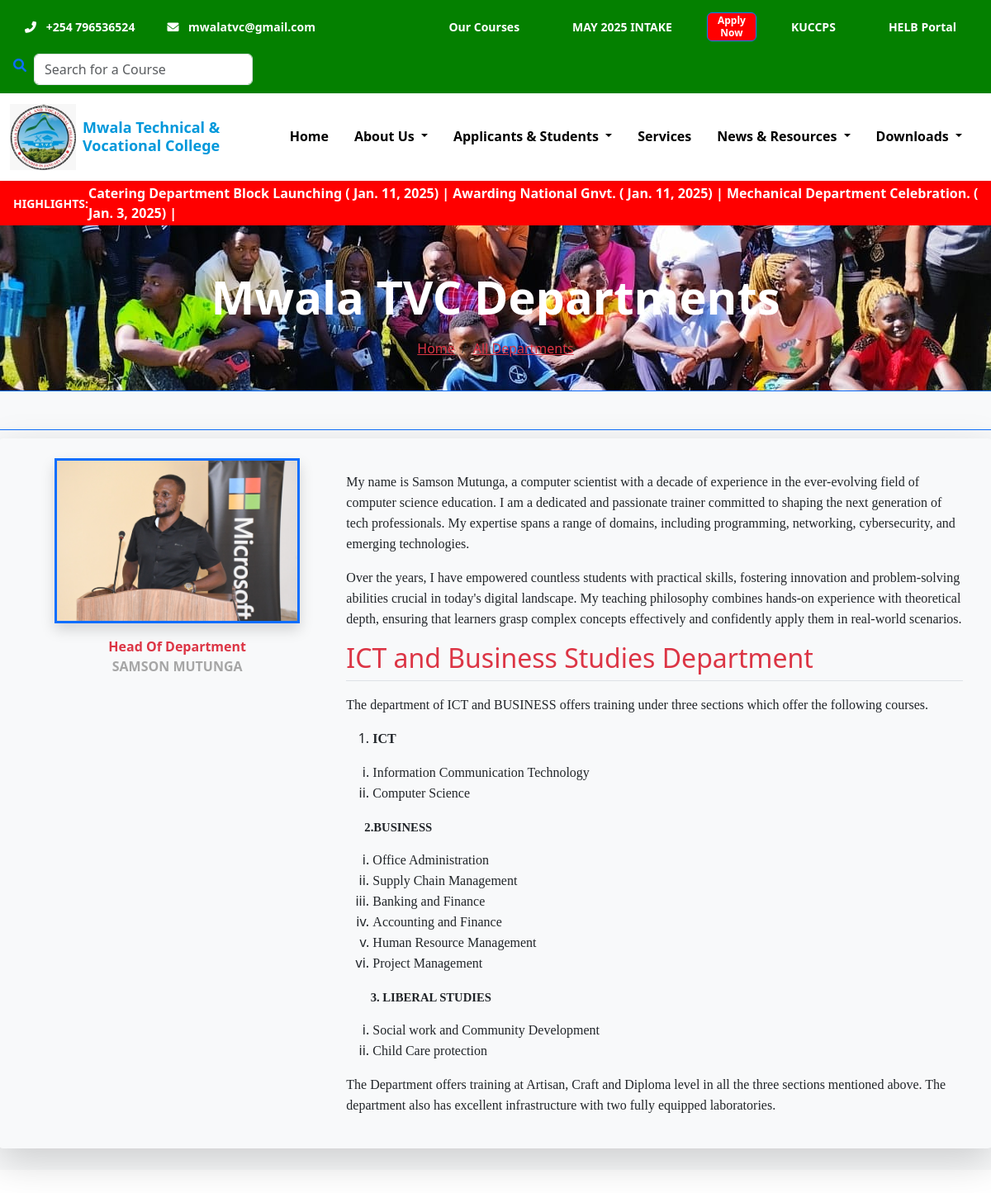
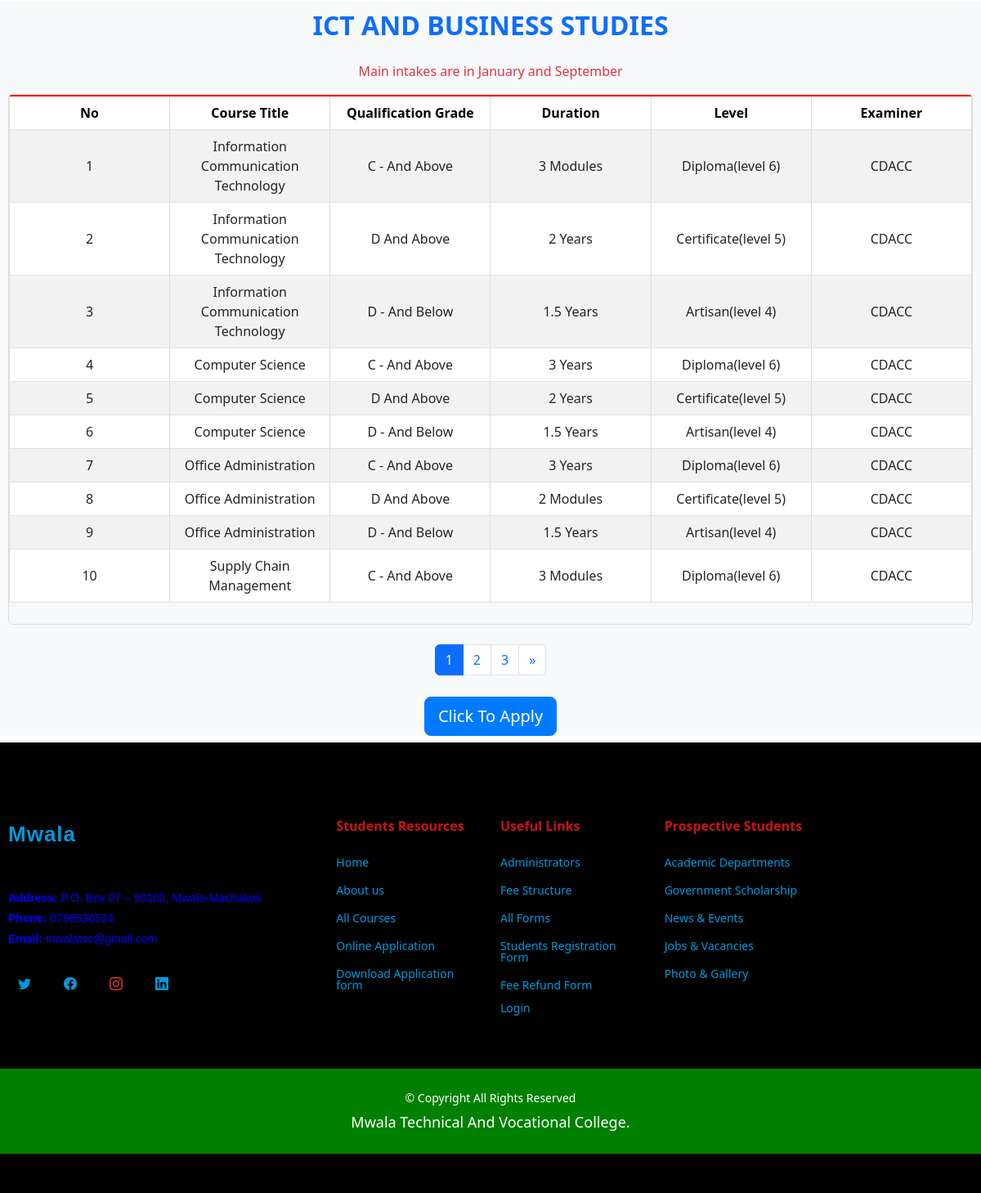
The page /departments/1/ on the database its author committed (2 pictures, top to bottom).
### mwala_app/models.py (models this page shows, shortened)
class News(models.Model):
    title = models.CharField(max_length=200)  # Title of the news
    description = RichTextUploadingField()  # Description of the news
    image = models.ImageField(upload_to='news/images/')  # Image file, stored in 'news/images/' directory
    video_attachment = models.FileField(upload_to='news/videos/', blank=True, null=True)  # Optional video attachment
    date = models.DateField()  # Date of the news

class Department(models.Model):
    id = models.AutoField(primary_key=True)  # Auto-incrementing primary key
    title = models.CharField(max_length=200)  # Department title
    image = models.ImageField(upload_to='department_images/', blank=True, null=True)  # Department image
    hod_image = models.ImageField(upload_to='hod_images/', blank=True, null=True)
    description =models.CharField(max_length=1200)  # Detailed description of the department
    hod_name = models.CharField(max_length=150)  # Head of Department's name
    hod_message =RichTextUploadingField()  # Message from the Head of Department
    hod_info =RichTextUploadingField(max_length=1200, blank=True, null=True)

class Course(models.Model):
    EXAMINATION_BODY_CHOICES = [
        ('KNEC', 'KNEC'),
        ('CDACC', 'CDACC'),
        ('KASNEB', 'KASNEB'),
    ]
    COURSE_LEVEL_CHOICES = [
        ('Diploma(level 6)', 'Diploma(level 6)'),
        ('Certificate(level 5)', 'Certificate(level 5)'),
        ('Artisan(level 4)', 'Artisan(level 4)'),
        ('Short Courses(level 3)', 'Short Courses(level 3)'),
        ('Accounting', 'Accounting'),
        ('NITA', 'NITA'),
    ]
    id = models.AutoField(primary_key=True)
    description =RichTextUploadingField()
    course_name = models.CharField(max_length=255)
    department = models.ForeignKey(Department, on_delete=models.CASCADE, related_name='courses')
    qualification = models.CharField(max_length=255)
    duration = models.CharField(max_length=100)
    examination_body = models.CharField(
        max_length=10,
        choices=EXAMINATION_BODY_CHOICES
    )
    course_level = models.CharField(
        max_length=200,
        choices=COURSE_LEVEL_CHOICES
    )

### mwala_app/views.py (the view)
# urls.py: path('departments/<int:department_id>/', views.department_details, name='department_details'),
def department_details(request, department_id):
    department = get_object_or_404(Department, id=department_id)
    courses = department.courses.all()
    paginator = Paginator(courses, 10)
    page_number = request.GET.get('page')
    page_courses = paginator.get_page(page_number)
    return render(request, 'departments/department_details.html', {
        'department': department,
        'courses': page_courses
    })

### templates/departments/department_details.html (shortened to what this page needs)
{% extends 'base.html' %}
{% load static %}
{% block content %}
    <section class="breadcrumb-section text-white d-flex align-items-center"
            style="background-image: url('{% static "assets/images/mwala_img3.jpg" %}'); height: 200px; backgroundsize: cover; background-position: center;">
        <div class="container">
            <div class="row justify-content-center">
                <div class="col-lg-8 text-center">
                    <div class="breadcrumb__text">
                        <h1 class="display-4 fw-bold mb-3">Mwala TVC Departments</h1>
                        <nav class="breadcrumb d-inline-flex bg-transparent p-0">
                            <a href="{% url 'mwala_app:index' %}" class="breadcrumb-item text-danger">Home</a>
                            <a href="{% url 'mwala_app:index' %}" class="breadcrumb-item text-danger"> All Departments</a>
                        </nav>
                    </div>
                </div>
            </div>
        </div>
    </section>
    <section class="principal-message py-3 bg-light border-top border-primary">
        <div class="container border-top border-primary">
            <div class="row shadow-lg rounded department-meassage p-4 d-flex align-items-start">
                <div class="col-md-4 text-center mb-4 mb-md-0">
                    {% if department.hod_image %}
                        <img src="{{ department.hod_image.url }}" class="img-fluid  border border-3 border-primary shadow" alt="{{ department.title }}">
                    {% else %}
                        <img src="{% static 'assets/images/default_img.jpeg' %}" class="img-fluid  border border-3 border-primary shadow" alt="{{ department.title }}">
                    {% endif %}
                    <p class="mt-3 fw-bold text-danger">
                       Head Of Department <br>
                        <span class="text-muted">{{ department.hod_name }}</span>
                    </p>
                </div>
                <div class="col-md-8">
                    <p class="text-justify ">
                        {{ department.hod_info|safe }}
                    </p>
                    <h2 class="text-danger border-bottom pb-2"> {{ department.title }} Department</h2>
                    <p class="text-justify ">
                        {{ department.hod_message|safe }}
                    </p>
                </div>
            </div>
        </div>
    </section>
    <section class="courses-table py-0 bg-light">
        <div class="container">
            <h2 class="text-center mb-4 text-primary">{{ department.title }}</h2>
            <p class="text-center text-danger text-bold">Main intakes are in January and September</p>
            <div class="table-responsive">
                <table class="table table-striped table-hover table-bordered align-middle" style="border-top: 2px solid red;">
                    <thead class="table text-center">
                        <tr>
                            <th scope="col">No</th>
                            <th scope="col">Course Title</th>
                            <th scope="col">Qualification Grade</th>
                            <th scope="col">Duration</th>
                            <th scope="col">Level</th>
                            <th scope="col">Examiner</th>
                        </tr>
                    </thead>
                    <tbody>
                        {% for course in courses %}
                        <tr>
                            <td>{{ forloop.counter }}</td>
                            <td>{{ course.course_name }}</td>
                            <td>{{ course.qualification }}</td>
                            <td>{{ course.duration }}</td>
                            <td>{{ course.course_level }}</td>
                            <td>{{ course.examination_body }}</td>
                        </tr>
                        {% empty %}
                        <tr>
                            <td colspan="6" class="text-center text-danger">No courses available for this department.</td>
                        </tr>
                        {% endfor %}
                    </tbody>
                </table>
            </div>
            <div class="d-flex justify-content-center mt-4">
                <nav aria-label="Page navigation">
                    <ul class="pagination">
                        {% for page_num in courses.paginator.page_range %}
                            <li class="page-item {% if courses.number == page_num %}active{% endif %}">
                                <a class="page-link" href="?page={{ page_num }}">{{ page_num }}</a>
                            </li>
                        {% endfor %}
                        {% if courses.has_next %}
                            <li class="page-item">
                                <a class="page-link" href="?page={{ courses.next_page_number }}" aria-label="Next">
                                    <span aria-hidden="true">&raquo;</span>
                                </a>
                            </li>
                        {% endif %}
                    </ul>
                </nav>
            </div>
        </div>
    </section>
    <section class="apply-section d-flex align-items-center justify-content-center vh-12 bg-light mb-2">
        <a href="{% url 'mwala_app:onlineApplication' %}" class="btn btn-primary btn-lg">Click To Apply</a>
    </section>
    <a href="https://wa.me/254796536524" class="whatsapp-icon" target="_blank">
    </a>
{% endblock %}

### templates/header.html (shortened to what this page needs)
{% load static %}
<header class="bg-light">
    <div class="main-nav d-flex justify-content-between align-items-center flex-wrap w-100">
        <div class="contact-info d-flex align-items-center">
            <a href="tel:+254712345678" class="text-white me-4">
                <i class="fas fa-phone-alt me-2"></i> +254 796536524
            </a>
            <a href="mailto:mwalatvc@gmail.com" class="text-white">
                <i class="fas fa-envelope me-2"></i> mwalatvc@gmail.com
            </a>
        </div>
        <nav class="nav-links">
            <a href="{% url 'mwala_app:allCourses' %}">Our Courses</a>
            <a href="{% url 'mwala_app:onlineApplication' %}">MAY 2025 INTAKE</a>
            <a href="{% url 'mwala_app:onlineApplication' %}" class="btn btn-danger move" style="font-size: 10px; color: white; background-color: red; text-align: center; margin:5px; font-size: 12px;">Apply Now</a>
            <a href="https://students.kuccps.net/login/">KUCCPS</a>
            <a href="https://portal.hef.co.ke/auth/signin" class="special-link">HELB Portal</a>
        </nav>
        <div class="nav-item-search d-flex align-items-center">
            <button id="searchToggle" class="btn btn-link p-0 me-2">
                <i class="fas fa-search"></i>
            </button>
            <form action="{% url 'mwala_app:allCourses' %}" method="get">
                <input type="text" name="q" id="searchInput" class="form-control search-input me-2" placeholder="Search for a Course" value="{{ query|default:'' }}">
            </form>
        </div>
    </div>
</header>
<header class="header sticky-top header-border">
    <nav class="navbar navbar-expand-lg navbar-light bg-white shadow-sm py-2">
        <div class="container-fluid">
            <a class="navbar-brand d-flex align-items-center text-decoration-none" href="{% url 'mwala_app:index' %}">
                <img src="{% static 'assets\images\mwala_logo.jpg' %}" alt="Mwala Logo" height="80px" width="80px" class="me-2">
                <span style="color: #0098DB; font-size: 18px; line-height: 1.2; font-weight: bold;">
                    Mwala Technical &<br>Vocational College
                </span>
            </a>
            <div class="collapse navbar-collapse" id="navbarNav">
                <ul class="navbar-nav ms-auto">
                    <li class="nav-item">
                        <a href="{% url 'mwala_app:index' %}" class="nav-link active">Home</a>
                    </li>
                    <li class="nav-item dropdown about position-static">
                        <a class="nav-link dropdown-toggle" href="#" id="aboutDropdown" role="button" data-bs-toggle="dropdown" aria-expanded="false">
                            About Us
                        </a>
                    </li>
                    <li class="nav-item dropdown applicant position-static">
                        <a class="nav-link dropdown-toggle" href="#" id="aboutDropdown" role="button" data-bs-toggle="dropdown" aria-expanded="false">
                            Applicants & Students
                        </a>
                    </li>
                    <li class="nav-item">
                        <a href="{% url 'mwala_app:mwalaServices' %}" class="nav-link active">Services</a>
                    </li>
                    <li class="nav-item dropdown resources position-static">
                        <a class="nav-link dropdown-toggle" href="#" id="aboutDropdown" role="button" data-bs-toggle="dropdown" aria-expanded="false">
                            News & Resources
                        </a>
                    </li>
                    <li class="nav-item dropdown download position-static">
                        <a class="nav-link dropdown-toggle" href="#" id="aboutDropdown" role="button" data-bs-toggle="dropdown" aria-expanded="false">
                            Downloads
                        </a>
                    </li>
                </ul>
            </div>
        </div>
    </nav>
</header>
<header>
    <div class="breaking-news">
        <span>HIGHLIGHTS:</span>
        <marquee behavior="scroll" direction="left" scrollamount="8">
            {% for news_item in breaking_news %}
               <a href="{% url 'mwala_app:newsEvents' %}" class="text-decoration-none text-white" >{{ news_item.title }} ( {{ news_item.date }}) |</a>
            {% endfor %}
        </marquee>
    </div>
</header>

### rows shown on the page
News: title "Catering Department Block Launching", date "Jan. 11, 2025"
News: title "Awarding National Gnvt.", date "Jan. 11, 2025"
News: title "Mechanical Department Celebration.", date "Jan. 3, 2025"
Department: hod_image (picture), hod_name "SAMSON MUTUNGA", hod_info "My name is Samson Mutunga, a computer scientist with a decade of experience in the ever-evolving field of computer science education. I am a dedicated and passionate trainer committed to shaping the next generation of tech professionals. My expertise spans a range of domains, including programming, networking, cybersecurity, and emerging technologies. Over the years, I have empowered countless students with practical skills, fostering innovation and problem-solving abilities crucial in today's digital landscape. My teaching philosophy combines hands-on experience with theoretical depth, ensuring that learners grasp complex concepts effectively and confidently apply them in real-world…", title "ICT and Business Studies", hod_message "The department of ICT and BUSINESS offers training under three sections which offer the following courses. ICT Information Communication Technology Computer Science 2.BUSINESS Office Administration Supply Chain Management Banking and Finance Accounting and Finance Human Resource Management Project Management 3. LIBERAL STUDIES Social work and Community Development Child Care protection The Department offers training at Artisan, Craft and Diploma level in all the three sections mentioned above. The department also has excellent infrastructure with two fully equipped laboratories.", title "ICT AND BUSINESS STUDIES"
Course: course_name "Information Communication Technology", qualification "C - And Above", duration "3 Modules", course_level "Diploma(level 6)", examination_body "CDACC"
Course: course_name "Information Communication Technology", qualification "D And Above", duration "2 Years", course_level "Certificate(level 5)", examination_body "CDACC"
Course: course_name "Information Communication Technology", qualification "D - And Below", duration "1.5 Years", course_level "Artisan(level 4)", examination_body "CDACC"
Course: course_name "Computer Science", qualification "C - And Above", duration "3 Years", course_level "Diploma(level 6)", examination_body "CDACC"
Course: course_name "Computer Science", qualification "D And Above", duration "2 Years", course_level "Certificate(level 5)", examination_body "CDACC"
Course: course_name "Computer Science", qualification "D - And Below", duration "1.5 Years", course_level "Artisan(level 4)", examination_body "CDACC"
Course: course_name "Office Administration", qualification "C - And Above", duration "3 Years", course_level "Diploma(level 6)", examination_body "CDACC"
Course: course_name "Office Administration", qualification "D And Above", duration "2 Modules", course_level "Certificate(level 5)", examination_body "CDACC"
Course: course_name "Office Administration", qualification "D - And Below", duration "1.5 Years", course_level "Artisan(level 4)", examination_body "CDACC"
Course: course_name "Supply Chain Management", qualification "C - And Above", duration "3 Modules", course_level "Diploma(level 6)", examination_body "CDACC"

### other values the page prints
{{ page_num }} "1" "2" "3"
